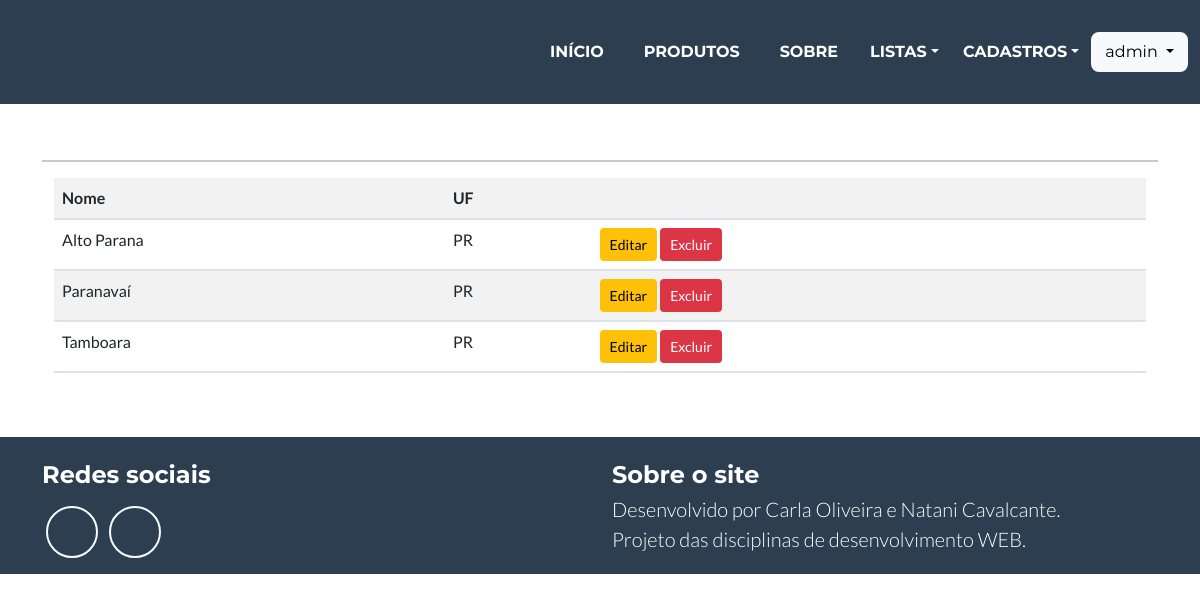
The page /listar/cidade/ (signed in) on the database its author committed.
### cadastros/models.py (models this page shows, shortened)
class Cidade(models.Model):
    nome = models.CharField(max_length=50, verbose_name='Cidade')
    estado = models.ForeignKey(Estado, on_delete=models.PROTECT)

class Estado (models.Model):
    nome = models.CharField (max_length=50)
    sigla = models.CharField(max_length=2)

### cadastros/views.py (the view)
# urls.py: path('listar/cidade/', CidadeList.as_view(), name="listar-cidade"),
class CidadeList(LoginRequiredMixin, ListView):
    login_url = reverse_lazy('login')
    model = Cidade
    template_name = 'cadastros/listas/cidade.html'

### cadastros/templates/cadastros/listas/cidade.html
{% extends 'paginas/modelo.html' %}
{% load static %}
{% load crispy_forms_tags %}
{% block conteudo %}
<hr>
<div class="container">
    <div class="table-responsive">
        <table class="table table-striped">
            <tr>
                <th>Nome</th>
                <th>UF</th>
                <th></th>
            </tr>
            {% for cidade in object_list %}
            <tr>
                <td>{{cidade.nome}}</td>
                <td>{{cidade.estado.sigla}}</td>
                <td>
                    <a href="{% url 'editar-cidade' cidade.pk %}" class="btn btn-warning btn-sm" title="Editar">Editar</a>
                    <a href="{% url 'deletar-cidade' cidade.pk %}" class="btn btn-danger btn-sm" title="Excluir">Excluir</a>
                </td>
            </tr>
            {% empty %}
            <tr>
                <td colspan="3">Nenhuma cidade cadastrada!</td>
            </tr>
            {% endfor %}
        </table>
    </div>
</div>
{% endblock %}

### paginas/templates/paginas/modelo.html (shortened to what this page needs)
{% load static %}
{% load crispy_forms_tags %}
<!DOCTYPE html>
<html lang="pt-br" class="h-100">
<head>
    <link href="{% static 'css/styles.css' %}" rel="stylesheet"/>
</head>
<body id="page-top">
    <nav class="navbar navbar-expand-md bg-secondary text-uppercase fixed-top" id="mainNav">
        <div class="container-fluid">
            <div class="collapse navbar-collapse" id="navbarResponsive">
                <ul class="navbar-nav ms-auto">
                    <li class="nav-item mx-1 mx-lg-1"><a class="nav-link py-3 px-0 px-lg-3 rounded" href="{% url 'index' %}">Início</a></li>
                    <li class="nav-item mx-1 mx-lg-1"><a class="nav-link py-3 px-0 px-lg-3 rounded" href="{% url 'listar-produto' %}">Produtos</a></li>
                    <li class="nav-item mx-1 mx-lg-1"><a class="nav-link py-3 px-0 px-lg-3 rounded" href="{% url 'sobre' %}">Sobre</a></li>
                    <li class="nav-item dropdown mx-1 mx-lg-1 my-2"><a class="nav-link dropdown-toggle" href="#" id="navbarDropdown" role="button" data-bs-toggle="dropdown" aria-expanded="false">Listas</a>
                    </li>
                    {% if request.user.is_authenticated %}
                    <li class="nav-item dropdown mx-1 mx-lg-1 my-2"><a class="nav-link dropdown-toggle" href="#" id="navbarDropdown" role="button" data-bs-toggle="dropdown" aria-expanded="false">Cadastros</a>
                    </li>
                    {% endif %}
                    {% if request.user.is_authenticated %}
                    <div class="dropdown">
                        <button class="btn btn-light dropdown-toggle my-2" type="button" id="dropdownMenuButton" data-bs-toggle="dropdown"
                            aria-expanded="false">
                            {{ request.user }}
                        </button>
                    </div>
                    {% else %}
                    <a href="{% url 'login' %}" class="btn btn-light mb-3 my-2 me-2">Login</a>
                    <a href="#" class="btn btn-success mb-3 my-2 mr-2">Registrar</a>
                    {% endif %}
                </ul>
            </div>
        </div>
    </nav>
    <main class="flex-shrink-0">
        <div class="container">
            <br>
            <br>
            <br>
            <br>
            <br>
            <br>
            {% block conteudo %}{% endblock %}
            <br>
            <br>
        </div>
    </main>
    <footer class="footer mt-auto py-3">
        <div class="container">
            <div class="row">
                <div class="col-lg-6 mb-5 mb-lg-0">
                    <h4 class="pt-2 mb-3">Redes sociais</h4>
                    <a class="btn btn-outline-light btn-social mx-1" href="#!"></a>
                    <a class="btn btn-outline-light btn-social mx-1" href="#!"></a>
                </div>
                <div class="col-lg-6">
                    <h4 class="pt-2 mb-1">Sobre o site</h4>
                    <p class="lead mb-0">
                        Desenvolvido por Carla Oliveira e Natani Cavalcante. <br/> Projeto das disciplinas de desenvolvimento WEB.
                    </p>
                </div>
            </div>
        </div>
    </footer>
</body>
</html>

### rows shown on the page
Cidade: nome "Alto Parana", estado.sigla "PR"
Cidade: nome "Paranavaí", estado.sigla "PR"
Cidade: nome "Tamboara", estado.sigla "PR"

### other values the page prints
{{ request.user }} "admin"
